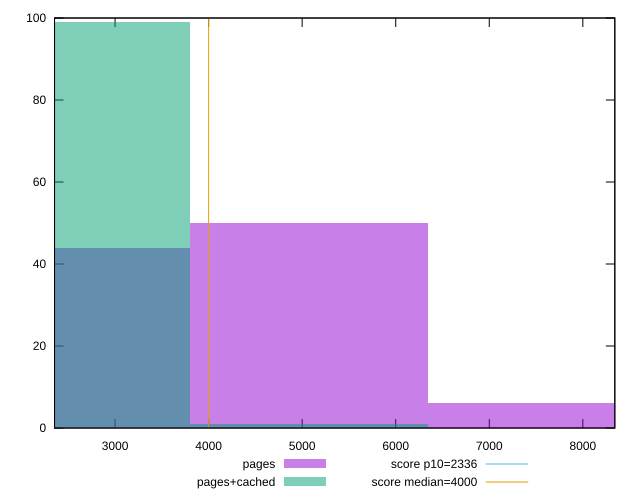

Generate this figure with gnuplot:
reset

$pages <<EOF
2536.0623099948893 44
5072.124619989779 50
7608.186929984668 6
EOF

$pagesCached <<EOF
5072.124619989779 1
2536.0623099948893 99
EOF

set key outside below
set boxwidth 2536.0623099948893
set xrange [2352.8495000000003:8342.033]
set yrange [0:100]
set trange [0:100]
set style fill transparent solid 0.5 noborder

set parametric
set terminal svg size 640, 500 enhanced background rgb 'white'
set output "report_00009_2021-02-08T22-37-41.559Z/first-meaningful-paint/comparison/histogram/0_vs_1.svg"

plot $pages title "pages" with boxes, \
     $pagesCached title "pages+cached" with boxes, \
     2336,t title "score p10=2336", \
     4000,t title "score median=4000"

reset
